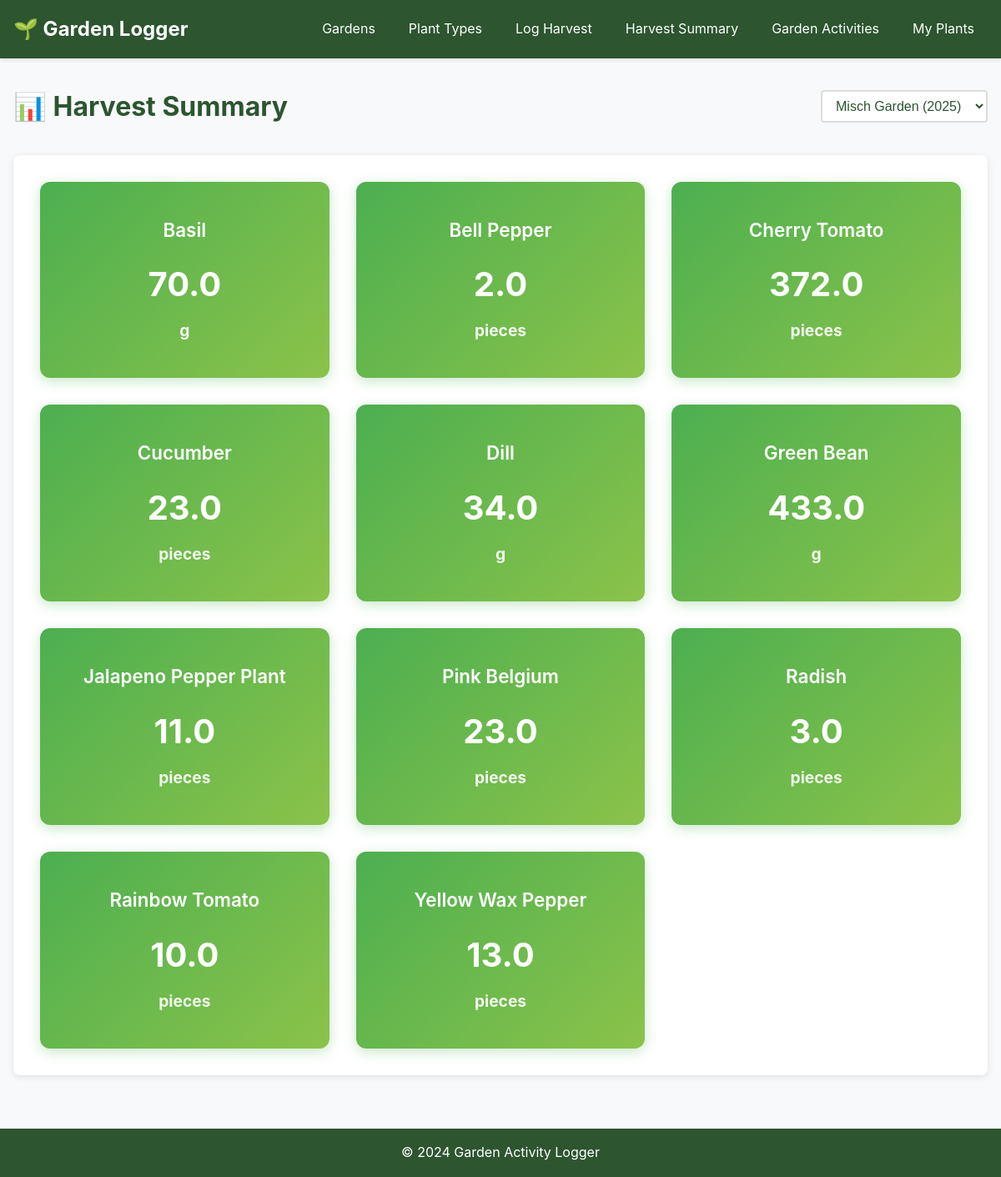
The page /harvest-summary on the database its author committed.
### tables this page shows
CREATE TABLE "harvests" (
                    id INTEGER PRIMARY KEY AUTOINCREMENT,
                    garden_id INTEGER NOT NULL,
                    plant_type_id INTEGER NOT NULL,
                    quantity REAL NOT NULL,
                    unit TEXT NOT NULL,
                    harvest_date DATE NOT NULL,
                    notes TEXT,
                    created_at TIMESTAMP DEFAULT CURRENT_TIMESTAMP,
                    FOREIGN KEY (garden_id) REFERENCES gardens (id) ON DELETE CASCADE,
                    FOREIGN KEY (plant_type_id) REFERENCES plant_types (id) ON DELETE CASCADE
                );

### main.py (the view)
@app.get("/harvest-summary", response_class=HTMLResponse)
async def harvest_summary_page(request: Request):
    current_garden_id = get_current_garden_id(request)
    current_garden = db.get_garden_by_id(current_garden_id)
    summary = db.get_harvest_summary(current_garden_id)
    gardens = db.get_gardens()
    return templates.TemplateResponse("harvest_summary.html", {
        "request": request,
        "summary": summary,
        "current_garden": current_garden,
        "gardens": gardens
    })

### templates/harvest_summary.html (shortened to what this page needs)
{% extends "base.html" %}
{% block content %}
<div class="container">
    <div class="page-header">
        <h1>📊 Harvest Summary</h1>
        {% if gardens|length > 1 %}
            <select id="garden-select-summary" class="garden-dropdown-inline" onchange="switchGardenAndReload(this.value, '/harvest-summary')">
                {% for garden in gardens %}
                    <option value="{{ garden.id }}" {% if current_garden and garden.id == current_garden.id %}selected{% endif %}>
                        {{ garden.name }} ({{ garden.year }})
                    </option>
                {% endfor %}
            </select>
        {% elif current_garden %}
            <span class="current-garden-inline">{{ current_garden.name }} ({{ current_garden.year }})</span>
        {% endif %}
    </div>
    <div class="summary-section">
        {% if summary %}
            <div class="summary-grid">
                {% for item in summary %}
                    <div class="summary-card">
                        <h3>{{ item.plant_name }}</h3>
                        <div class="summary-amount">
                            <span class="amount">{{ item.total_quantity }}</span>
                            <span class="unit">{{ item.unit }}</span>
                        </div>
                    </div>
                {% endfor %}
            </div>
        {% else %}
            <p class="empty-message">No harvest data available for this garden yet.</p>
            <a href="/harvests?garden_id={{ current_garden.id if current_garden }}" class="btn btn-primary">Start Logging Harvests</a>
        {% endif %}
    </div>
</div>
{% endblock %}

### templates/base.html (shortened to what this page needs)
<!DOCTYPE html>
<html lang="en">
<head>
    <link href="/static/css/style.css" rel="stylesheet">
</head>
<body>
    <nav class="navbar">
        <div class="nav-container">
            <a href="/" class="nav-brand">🌱 Garden Logger</a>
            <ul class="nav-menu">
                <li><a href="/gardens">Gardens</a></li>
                <li><a href="/plant-types">Plant Types</a></li>
                <li><a href="/harvests">Log Harvest</a></li>
                <li><a href="/harvest-summary">Harvest Summary</a></li>
                <li><a href="/activities">Garden Activities</a></li>
                <li><a href="/plants">My Plants</a></li>
            </ul>
        </div>
    </nav>
    <main class="main-content">
        {% block content %}{% endblock %}
    </main>
    <footer class="footer">
        <p>&copy; 2024 Garden Activity Logger</p>
    </footer>
</body>
</html>

### static/css/style.css (style rules this page uses)
* { margin: 0; padding: 0; box-sizing: border-box; }
body { font-family: -apple-system, BlinkMacSystemFont, 'Segoe UI', Roboto, Oxygen, Ubuntu, Cantarell, sans-serif; line-height: 1.6; color: #333; background-color: #f8f9fa; }
.navbar { background-color: #2c5530; color: white; padding: 1rem 0; box-shadow: 0 2px 4px rgba(0,0,0,0.1); }
.nav-container { max-width: 1200px; margin: 0 auto; padding: 0 1rem; display: flex; justify-content: space-between; align-items: center; }
.nav-brand { color: white; text-decoration: none; font-size: 1.5rem; font-weight: bold; }
.nav-menu { display: flex; list-style: none; gap: 0.5rem; }
.nav-menu a { color: white; text-decoration: none; padding: 0.5rem 1rem; border-radius: 4px; transition: background-color 0.3s; }
.main-content { min-height: calc(100vh - 120px); padding: 2rem 0; }
.container { max-width: 1200px; margin: 0 auto; padding: 0 1rem; }
.page-header { margin-bottom: 2rem; display: flex; justify-content: space-between; align-items: center; }
.page-header h1 { color: #2c5530; margin: 0; flex: 1; }
.garden-dropdown-inline { padding: 0.5rem 0.75rem; border: 2px solid #ddd; border-radius: 4px; background-color: white; color: #2c5530; font-size: 1rem; font-weight: 500; min-width: 200px; max-width: 300px; width: auto; transition: border-color 0.3s; }
input[type="text"], input[type="number"], input[type="date"], select, textarea { width: 100%; padding: 0.75rem; border: 2px solid #ddd; border-radius: 4px; font-size: 1rem; transition: border-color 0.3s; }
.summary-grid { display: grid; grid-template-columns: repeat(auto-fit, minmax(280px, 1fr)); gap: 2rem; max-width: 1200px; margin: 0 auto; }
.summary-card { background: linear-gradient(135deg, #4CAF50, #8BC34A); color: white; padding: 2.5rem; border-radius: 12px; text-align: center; min-height: 180px; display: flex; flex-direction: column; justify-content: center; box-shadow: 0 4px 15px rgba(76, 175, 80, 0.3); transition: transform 0.3s, box-shadow 0.3s; }
.summary-card h3 { margin-bottom: 1.5rem; font-size: 1.4rem; font-weight: 600; }
.summary-amount { font-size: 2.5rem; font-weight: bold; line-height: 1.2; }
.amount { display: block; }
.unit { font-size: 1.2rem; opacity: 0.9; margin-top: 0.5rem; }
.summary-section { background: white; padding: 2rem; border-radius: 8px; box-shadow: 0 2px 8px rgba(0,0,0,0.1); }
.footer { background-color: #2c5530; color: white; text-align: center; padding: 1rem; margin-top: 2rem; }

### rows shown on the page
harvests: plant_name "Jalapeno Pepper Plant", total_quantity "11.0", unit "pieces"
harvests: plant_name "Radish", total_quantity "3.0", unit "pieces"
harvests: plant_name "Yellow Wax Pepper", total_quantity "13.0", unit "pieces"

### other values the page prints
{{ item.plant_name }} "Basil" "Bell Pepper" "Cherry Tomato" "Cucumber" "Dill" "Green Bean" "Pink Belgium" "Rainbow Tomato"
{{ item.total_quantity }} "70.0" "2.0" "372.0" "23.0" "34.0" "433.0" "23.0" "10.0"
{{ item.unit }} "g" "pieces" "pieces" "pieces" "g" "g" "pieces" "pieces"
form field value "Misch Garden (2025)"
